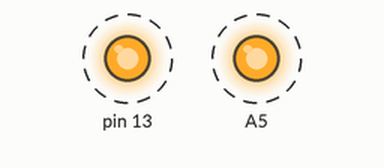
Recording of a sketch running on a simulated Arduino Uno, built with avr-gcc and run on an emulated ATmega328P. Parts: output pins drawn as LEDs (lit = HIGH). Dashed ring = blinking.

Above: at 0.2 s.
Timing chart, 0 to 3.0 s (numbered marks = the images above):
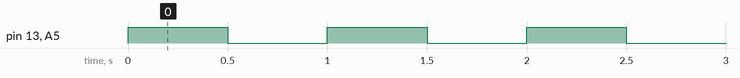

The sketch:

HelloTransmitter2.ino
```cpp
// Simple bring-up of the RF module, using square waves, connected to pin A5.
#include <Wire.h>

void setup()
{
  //Serial.begin(9600);
  pinMode(13, OUTPUT);
  pinMode(A5, OUTPUT);

}

void loop()
{
  digitalWrite(13, true); // Flash a light to show received good message
  digitalWrite(A5, true); // Flash a light to show received good message
  delay(500);
  digitalWrite(13, false); // Flash a light to show received good message
  digitalWrite(A5, false); // Flash a light to show received good message
  delay(500);
}
```

Measured:
- by itself, pin 13, A5: alternates HIGH for 0.50 s and LOW for 0.50 s
